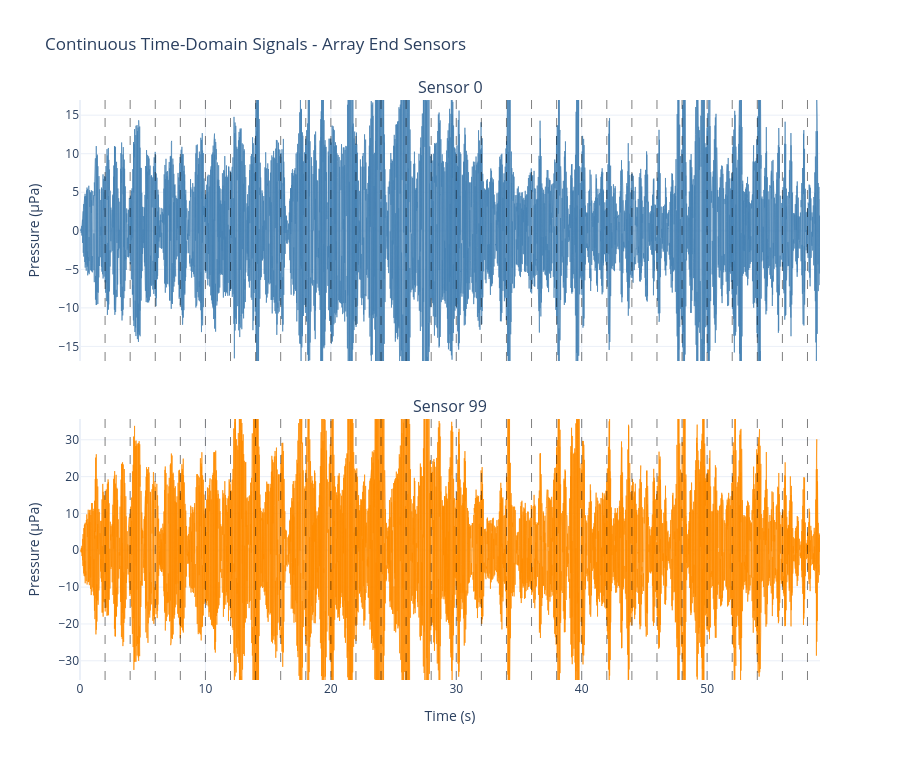

The cell this chart's notebook holds for it:
### Markdown cell above
## 14. Compare First and Last Sensor Signals

Visualize spatial variation: signals from opposite ends of the 100-sensor array show time delays and amplitude differences due to array geometry.

### Code cell
boundary_times_s = _timestep_boundaries(SIM_PARAMS)
first_real = _real(continuous_signal_first)
last_real = _real(continuous_signal_last)

fig_end_sensors = make_subplots(
    rows=2,
    cols=1,
    shared_xaxes=True,
    vertical_spacing=0.10,
    subplot_titles=("Sensor 0", f"Sensor {ARRAY_PARAMS['num_sensors'] - 1}"),
)

# First sensor
fig_end_sensors.add_trace(
    go.Scatter(
        x=time_axis,
        y=first_real,
        mode="lines",
        line=dict(width=1, color="steelblue"),
        opacity=0.7,
        showlegend=False,
    ),
    row=1,
    col=1,
)
fig_end_sensors.update_yaxes(
    range=[np.percentile(first_real, 1), np.percentile(first_real, 99)],
    title_text="Pressure (µPa)",
    row=1,
    col=1,
)

# Last sensor
fig_end_sensors.add_trace(
    go.Scatter(
        x=time_axis,
        y=last_real,
        mode="lines",
        line=dict(width=1, color="darkorange"),
        opacity=0.7,
        showlegend=False,
    ),
    row=2,
    col=1,
)
fig_end_sensors.update_yaxes(
    range=[np.percentile(last_real, 1), np.percentile(last_real, 99)],
    title_text="Pressure (µPa)",
    row=2,
    col=1,
)
fig_end_sensors.update_xaxes(title_text="Time (s)", row=2, col=1)

for row in (1, 2):
    _add_vlines(fig_end_sensors, boundary_times_s, row=row, col=1)

fig_end_sensors.update_layout(
    title="Continuous Time-Domain Signals - Array End Sensors",
    template="plotly_white",
    height=760,
    width=900,
)
fig_end_sensors.show()

### Figure 1 — Plotly figure (JSON) as saved in the notebook; plotly's stock layout.template omitted (floating-point values rounded to 4 significant figures; data arrays with more than 128 entries replaced by an {"elided": "..."} marker saying what was removed)
{"data": [{"line": {"color": "steelblue", "width": 1}, "mode": "lines", "opacity": 0.7, "showlegend": false, "type": "scatter", "x": {"elided": "29500 float values"}, "xaxis": "x", "y": {"elided": "29500 float values"}, "yaxis": "y"}, {"line": {"color": "darkorange", "width": 1}, "mode": "lines", "opacity": 0.7, "showlegend": false, "type": "scatter", "x": {"elided": "29500 float values"}, "xaxis": "x2", "y": {"elided": "29500 float values"}, "yaxis": "y2"}], "layout": {"annotations": [{"font": {"size": 16}, "showarrow": false, "text": "Sensor 0", "x": 0.5, "xanchor": "center", "xref": "paper", "y": 1, "yanchor": "bottom", "yref": "paper"}, {"font": {"size": 16}, "showarrow": false, "text": "Sensor 99", "x": 0.5, "xanchor": "center", "xref": "paper", "y": 0.45, "yanchor": "bottom", "yref": "paper"}], "height": 760, "shapes": [{"line": {"color": "black", "dash": "dash", "width": 1}, "opacity": 0.5, "type": "line", "x0": 2, "x1": 2, "xref": "x", "y0": 0, "y1": 1, "yref": "y domain"}, {"line": {"color": "black", "dash": "dash", "width": 1}, "opacity": 0.5, "type": "line", "x0": 4, "x1": 4, "xref": "x", "y0": 0, "y1": 1, "yref": "y domain"}, {"line": {"color": "black", "dash": "dash", "width": 1}, "opacity": 0.5, "type": "line", "x0": 6, "x1": 6, "xref": "x", "y0": 0, "y1": 1, "yref": "y domain"}, {"line": {"color": "black", "dash": "dash", "width": 1}, "opacity": 0.5, "type": "line", "x0": 8, "x1": 8, "xref": "x", "y0": 0, "y1": 1, "yref": "y domain"}, {"line": {"color": "black", "dash": "dash", "width": 1}, "opacity": 0.5, "type": "line", "x0": 10, "x1": 10, "xref": "x", "y0": 0, "y1": 1, "yref": "y domain"}, {"line": {"color": "black", "dash": "dash", "width": 1}, "opacity": 0.5, "type": "line", "x0": 12, "x1": 12, "xref": "x", "y0": 0, "y1": 1, "yref": "y domain"}, {"line": {"color": "black", "dash": "dash", "width": 1}, "opacity": 0.5, "type": "line", "x0": 14, "x1": 14, "xref": "x", "y0": 0, "y1": 1, "yref": "y domain"}, {"line": {"color": "black", "dash": "dash", "width": 1}, "opacity": 0.5, "type": "line", "x0": 16, "x1": 16, "xref": "x", "y0": 0, "y1": 1, "yref": "y domain"}, {"line": {"color": "black", "dash": "dash", "width": 1}, "opacity": 0.5, "type": "line", "x0": 18, "x1": 18, "xref": "x", "y0": 0, "y1": 1, "yref": "y domain"}, {"line": {"color": "black", "dash": "dash", "width": 1}, "opacity": 0.5, "type": "line", "x0": 20, "x1": 20, "xref": "x", "y0": 0, "y1": 1, "yref": "y domain"}, {"line": {"color": "black", "dash": "dash", "width": 1}, "opacity": 0.5, "type": "line", "x0": 22, "x1": 22, "xref": "x", "y0": 0, "y1": 1, "yref": "y domain"}, {"line": {"color": "black", "dash": "dash", "width": 1}, "opacity": 0.5, "type": "line", "x0": 24, "x1": 24, "xref": "x", "y0": 0, "y1": 1, "yref": "y domain"}, {"line": {"color": "black", "dash": "dash", "width": 1}, "opacity": 0.5, "type": "line", "x0": 26, "x1": 26, "xref": "x", "y0": 0, "y1": 1, "yref": "y domain"}, {"line": {"color": "black", "dash": "dash", "width": 1}, "opacity": 0.5, "type": "line", "x0": 28, "x1": 28, "xref": "x", "y0": 0, "y1": 1, "yref": "y domain"}, {"line": {"color": "black", "dash": "dash", "width": 1}, "opacity": 0.5, "type": "line", "x0": 30, "x1": 30, "xref": "x", "y0": 0, "y1": 1, "yref": "y domain"}, {"line": {"color": "black", "dash": "dash", "width": 1}, "opacity": 0.5, "type": "line", "x0": 32, "x1": 32, "xref": "x", "y0": 0, "y1": 1, "yref": "y domain"}, {"line": {"color": "black", "dash": "dash", "width": 1}, "opacity": 0.5, "type": "line", "x0": 34, "x1": 34, "xref": "x", "y0": 0, "y1": 1, "yref": "y domain"}, {"line": {"color": "black", "dash": "dash", "width": 1}, "opacity": 0.5, "type": "line", "x0": 36, "x1": 36, "xref": "x", "y0": 0, "y1": 1, "yref": "y domain"}, {"line": {"color": "black", "dash": "dash", "width": 1}, "opacity": 0.5, "type": "line", "x0": 38, "x1": 38, "xref": "x", "y0": 0, "y1": 1, "yref": "y domain"}, {"line": {"color": "black", "dash": "dash", "width": 1}, "opacity": 0.5, "type": "line", "x0": 40, "x1": 40, "xref": "x", "y0": 0, "y1": 1, "yref": "y domain"}, {"line": {"color": "black", "dash": "dash", "width": 1}, "opacity": 0.5, "type": "line", "x0": 42, "x1": 42, "xref": "x", "y0": 0, "y1": 1, "yref": "y domain"}, {"line": {"color": "black", "dash": "dash", "width": 1}, "opacity": 0.5, "type": "line", "x0": 44, "x1": 44, "xref": "x", "y0": 0, "y1": 1, "yref": "y domain"}, {"line": {"color": "black", "dash": "dash", "width": 1}, "opacity": 0.5, "type": "line", "x0": 46, "x1": 46, "xref": "x", "y0": 0, "y1": 1, "yref": "y domain"}, {"line": {"color": "black", "dash": "dash", "width": 1}, "opacity": 0.5, "type": "line", "x0": 48, "x1": 48, "xref": "x", "y0": 0, "y1": 1, "yref": "y domain"}, {"line": {"color": "black", "dash": "dash", "width": 1}, "opacity": 0.5, "type": "line", "x0": 50, "x1": 50, "xref": "x", "y0": 0, "y1": 1, "yref": "y domain"}, {"line": {"color": "black", "dash": "dash", "width": 1}, "opacity": 0.5, "type": "line", "x0": 52, "x1": 52, "xref": "x", "y0": 0, "y1": 1, "yref": "y domain"}, {"line": {"color": "black", "dash": "dash", "width": 1}, "opacity": 0.5, "type": "line", "x0": 54, "x1": 54, "xref": "x", "y0": 0, "y1": 1, "yref": "y domain"}, {"line": {"color": "black", "dash": "dash", "width": 1}, "opacity": 0.5, "type": "line", "x0": 56, "x1": 56, "xref": "x", "y0": 0, "y1": 1, "yref": "y domain"}, {"line": {"color": "black", "dash": "dash", "width": 1}, "opacity": 0.5, "type": "line", "x0": 58, "x1": 58, "xref": "x", "y0": 0, "y1": 1, "yref": "y domain"}, {"line": {"color": "black", "dash": "dash", "width": 1}, "opacity": 0.5, "type": "line", "x0": 2, "x1": 2, "xref": "x2", "y0": 0, "y1": 1, "yref": "y2 domain"}, {"line": {"color": "black", "dash": "dash", "width": 1}, "opacity": 0.5, "type": "line", "x0": 4, "x1": 4, "xref": "x2", "y0": 0, "y1": 1, "yref": "y2 domain"}, {"line": {"color": "black", "dash": "dash", "width": 1}, "opacity": 0.5, "type": "line", "x0": 6, "x1": 6, "xref": "x2", "y0": 0, "y1": 1, "yref": "y2 domain"}, {"line": {"color": "black", "dash": "dash", "width": 1}, "opacity": 0.5, "type": "line", "x0": 8, "x1": 8, "xref": "x2", "y0": 0, "y1": 1, "yref": "y2 domain"}, {"line": {"color": "black", "dash": "dash", "width": 1}, "opacity": 0.5, "type": "line", "x0": 10, "x1": 10, "xref": "x2", "y0": 0, "y1": 1, "yref": "y2 domain"}, {"line": {"color": "black", "dash": "dash", "width": 1}, "opacity": 0.5, "type": "line", "x0": 12, "x1": 12, "xref": "x2", "y0": 0, "y1": 1, "yref": "y2 domain"}, {"line": {"color": "black", "dash": "dash", "width": 1}, "opacity": 0.5, "type": "line", "x0": 14, "x1": 14, "xref": "x2", "y0": 0, "y1": 1, "yref": "y2 domain"}, {"line": {"color": "black", "dash": "dash", "width": 1}, "opacity": 0.5, "type": "line", "x0": 16, "x1": 16, "xref": "x2", "y0": 0, "y1": 1, "yref": "y2 domain"}, {"line": {"color": "black", "dash": "dash", "width": 1}, "opacity": 0.5, "type": "line", "x0": 18, "x1": 18, "xref": "x2", "y0": 0, "y1": 1, "yref": "y2 domain"}, {"line": {"color": "black", "dash": "dash", "width": 1}, "opacity": 0.5, "type": "line", "x0": 20, "x1": 20, "xref": "x2", "y0": 0, "y1": 1, "yref": "y2 domain"}, {"line": {"color": "black", "dash": "dash", "width": 1}, "opacity": 0.5, "type": "line", "x0": 22, "x1": 22, "xref": "x2", "y0": 0, "y1": 1, "yref": "y2 domain"}, {"line": {"color": "black", "dash": "dash", "width": 1}, "opacity": 0.5, "type": "line", "x0": 24, "x1": 24, "xref": "x2", "y0": 0, "y1": 1, "yref": "y2 domain"}, {"line": {"color": "black", "dash": "dash", "width": 1}, "opacity": 0.5, "type": "line", "x0": 26, "x1": 26, "xref": "x2", "y0": 0, "y1": 1, "yref": "y2 domain"}, {"line": {"color": "black", "dash": "dash", "width": 1}, "opacity": 0.5, "type": "line", "x0": 28, "x1": 28, "xref": "x2", "y0": 0, "y1": 1, "yref": "y2 domain"}, {"line": {"color": "black", "dash": "dash", "width": 1}, "opacity": 0.5, "type": "line", "x0": 30, "x1": 30, "xref": "x2", "y0": 0, "y1": 1, "yref": "y2 domain"}, {"line": {"color": "black", "dash": "dash", "width": 1}, "opacity": 0.5, "type": "line", "x0": 32, "x1": 32, "xref": "x2", "y0": 0, "y1": 1, "yref": "y2 domain"}, {"line": {"color": "black", "dash": "dash", "width": 1}, "opacity": 0.5, "type": "line", "x0": 34, "x1": 34, "xref": "x2", "y0": 0, "y1": 1, "yref": "y2 domain"}, {"line": {"color": "black", "dash": "dash", "width": 1}, "opacity": 0.5, "type": "line", "x0": 36, "x1": 36, "xref": "x2", "y0": 0, "y1": 1, "yref": "y2 domain"}, {"line": {"color": "black", "dash": "dash", "width": 1}, "opacity": 0.5, "type": "line", "x0": 38, "x1": 38, "xref": "x2", "y0": 0, "y1": 1, "yref": "y2 domain"}, {"line": {"color": "black", "dash": "dash", "width": 1}, "opacity": 0.5, "type": "line", "x0": 40, "x1": 40, "xref": "x2", "y0": 0, "y1": 1, "yref": "y2 domain"}, {"line": {"color": "black", "dash": "dash", "width": 1}, "opacity": 0.5, "type": "line", "x0": 42, "x1": 42, "xref": "x2", "y0": 0, "y1": 1, "yref": "y2 domain"}, {"line": {"color": "black", "dash": "dash", "width": 1}, "opacity": 0.5, "type": "line", "x0": 44, "x1": 44, "xref": "x2", "y0": 0, "y1": 1, "yref": "y2 domain"}, {"line": {"color": "black", "dash": "dash", "width": 1}, "opacity": 0.5, "type": "line", "x0": 46, "x1": 46, "xref": "x2", "y0": 0, "y1": 1, "yref": "y2 domain"}, {"line": {"color": "black", "dash": "dash", "width": 1}, "opacity": 0.5, "type": "line", "x0": 48, "x1": 48, "xref": "x2", "y0": 0, "y1": 1, "yref": "y2 domain"}, {"line": {"color": "black", "dash": "dash", "width": 1}, "opacity": 0.5, "type": "line", "x0": 50, "x1": 50, "xref": "x2", "y0": 0, "y1": 1, "yref": "y2 domain"}, {"line": {"color": "black", "dash": "dash", "width": 1}, "opacity": 0.5, "type": "line", "x0": 52, "x1": 52, "xref": "x2", "y0": 0, "y1": 1, "yref": "y2 domain"}, {"line": {"color": "black", "dash": "dash", "width": 1}, "opacity": 0.5, "type": "line", "x0": 54, "x1": 54, "xref": "x2", "y0": 0, "y1": 1, "yref": "y2 domain"}, {"line": {"color": "black", "dash": "dash", "width": 1}, "opacity": 0.5, "type": "line", "x0": 56, "x1": 56, "xref": "x2", "y0": 0, "y1": 1, "yref": "y2 domain"}, {"line": {"color": "black", "dash": "dash", "width": 1}, "opacity": 0.5, "type": "line", "x0": 58, "x1": 58, "xref": "x2", "y0": 0, "y1": 1, "yref": "y2 domain"}], "title": {"text": "Continuous Time-Domain Signals - Array End Sensors"}, "width": 900, "xaxis": {"anchor": "y", "domain": [0, 1], "matches": "x2", "showticklabels": false}, "xaxis2": {"anchor": "y2", "domain": [0, 1], "title": {"text": "Time (s)"}}, "yaxis": {"anchor": "x", "domain": [0.55, 1], "range": [-16.9, 16.97], "title": {"text": "Pressure (µPa)"}}, "yaxis2": {"anchor": "x2", "domain": [0, 0.45], "range": [-35.22, 35.64], "title": {"text": "Pressure (µPa)"}}}}
